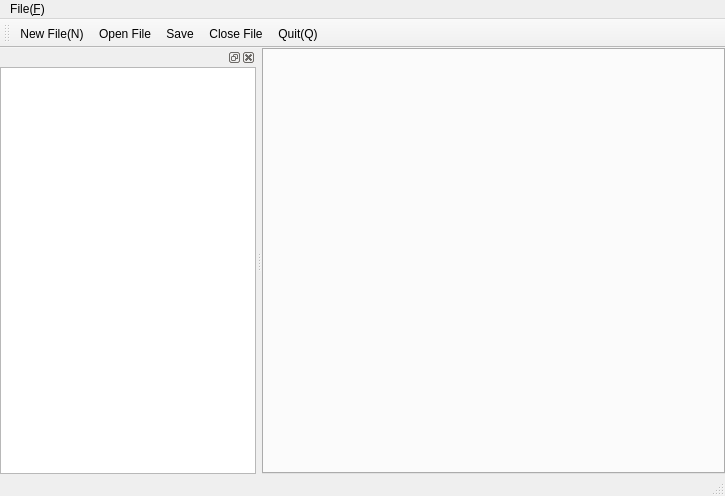
<?xml version="1.0" encoding="UTF-8"?>
<ui version="4.0">
 <class>MainWindow</class>
 <widget class="QMainWindow" name="MainWindow">
  <property name="geometry">
   <rect>
    <x>0</x>
    <y>0</y>
    <width>725</width>
    <height>496</height>
   </rect>
  </property>
  <property name="windowTitle">
   <string>MainWindow</string>
  </property>
  <widget class="QWidget" name="centralWidget">
   <property name="sizePolicy">
    <sizepolicy hsizetype="Minimum" vsizetype="Preferred">
     <horstretch>0</horstretch>
     <verstretch>0</verstretch>
    </sizepolicy>
   </property>
   <layout class="QGridLayout" name="gridLayout">
    <property name="leftMargin">
     <number>0</number>
    </property>
    <property name="topMargin">
     <number>0</number>
    </property>
    <property name="rightMargin">
     <number>0</number>
    </property>
    <property name="bottomMargin">
     <number>0</number>
    </property>
    <property name="spacing">
     <number>0</number>
    </property>
    <item row="0" column="0">
     <widget class="QTabWidget" name="tabWidget">
      <property name="currentIndex">
       <number>-1</number>
      </property>
     </widget>
    </item>
   </layout>
  </widget>
  <widget class="QMenuBar" name="menuBar">
   <property name="geometry">
    <rect>
     <x>0</x>
     <y>0</y>
     <width>725</width>
     <height>25</height>
    </rect>
   </property>
   <widget class="QMenu" name="menu">
    <property name="title">
     <string>File(&amp;F)</string>
    </property>
    <widget class="QMenu" name="menuOpen_Recent">
     <property name="title">
      <string>Open Recent</string>
     </property>
     <addaction name="separator"/>
     <addaction name="aClearItem"/>
    </widget>
    <addaction name="aNewFile"/>
    <addaction name="aOpenFile"/>
    <addaction name="aOpenFolder"/>
    <addaction name="menuOpen_Recent"/>
    <addaction name="aReopenWithEncoding"/>
    <addaction name="separator"/>
    <addaction name="aSave"/>
    <addaction name="aSaveWithEncoding"/>
    <addaction name="aSaveAs"/>
    <addaction name="aSaveAll"/>
    <addaction name="separator"/>
    <addaction name="aCloseFile"/>
    <addaction name="aCloseAllFile"/>
    <addaction name="separator"/>
    <addaction name="aQuit"/>
   </widget>
   <addaction name="menu"/>
  </widget>
  <widget class="QToolBar" name="mainToolBar">
   <attribute name="toolBarArea">
    <enum>TopToolBarArea</enum>
   </attribute>
   <attribute name="toolBarBreak">
    <bool>false</bool>
   </attribute>
   <addaction name="aNewFile"/>
   <addaction name="aOpenFile"/>
   <addaction name="aSave"/>
   <addaction name="aCloseFile"/>
   <addaction name="aQuit"/>
  </widget>
  <widget class="QStatusBar" name="statusBar"/>
  <widget class="QDockWidget" name="dockWidget">
   <property name="enabled">
    <bool>true</bool>
   </property>
   <attribute name="dockWidgetArea">
    <number>1</number>
   </attribute>
   <widget class="QWidget" name="dockWidgetContents">
    <layout class="QGridLayout" name="gridLayout_2">
     <property name="leftMargin">
      <number>0</number>
     </property>
     <property name="topMargin">
      <number>0</number>
     </property>
     <property name="rightMargin">
      <number>0</number>
     </property>
     <property name="bottomMargin">
      <number>0</number>
     </property>
     <property name="spacing">
      <number>0</number>
     </property>
     <item row="0" column="0">
      <widget class="QTreeView" name="treeView"/>
     </item>
    </layout>
   </widget>
  </widget>
  <action name="aNewFile">
   <property name="icon">
    <iconset resource="myResources.qrc">
     <normaloff>:/actions/add.png</normaloff>:/actions/add.png</iconset>
   </property>
   <property name="text">
    <string>New File(&amp;N)</string>
   </property>
   <property name="shortcut">
    <string>Ctrl+N</string>
   </property>
  </action>
  <action name="aOpenFile">
   <property name="icon">
    <iconset resource="myResources.qrc">
     <normaloff>:/actions/fileopen.png</normaloff>:/actions/fileopen.png</iconset>
   </property>
   <property name="text">
    <string>Open File...</string>
   </property>
   <property name="shortcut">
    <string>Ctrl+O</string>
   </property>
  </action>
  <action name="aOpenFolder">
   <property name="icon">
    <iconset resource="myResources.qrc">
     <normaloff>:/actions/document-open.png</normaloff>:/actions/document-open.png</iconset>
   </property>
   <property name="text">
    <string>Open Folder...</string>
   </property>
   <property name="shortcut">
    <string>Ctrl+Shift+O</string>
   </property>
  </action>
  <action name="aReopenWithEncoding">
   <property name="icon">
    <iconset resource="myResources.qrc">
     <normaloff>:/actions/gtk-open.png</normaloff>:/actions/gtk-open.png</iconset>
   </property>
   <property name="text">
    <string>Reopen with Encoding</string>
   </property>
  </action>
  <action name="aSave">
   <property name="icon">
    <iconset resource="myResources.qrc">
     <normaloff>:/actions/filesave.png</normaloff>:/actions/filesave.png</iconset>
   </property>
   <property name="text">
    <string>Save</string>
   </property>
   <property name="shortcut">
    <string>Ctrl+S</string>
   </property>
  </action>
  <action name="aSaveWithEncoding">
   <property name="icon">
    <iconset resource="myResources.qrc">
     <normaloff>:/actions/document-save-as.png</normaloff>:/actions/document-save-as.png</iconset>
   </property>
   <property name="text">
    <string>Save with Encoding</string>
   </property>
  </action>
  <action name="aSaveAs">
   <property name="icon">
    <iconset resource="myResources.qrc">
     <normaloff>:/actions/document-save.png</normaloff>:/actions/document-save.png</iconset>
   </property>
   <property name="text">
    <string>Save As...</string>
   </property>
   <property name="shortcut">
    <string>Ctrl+Shift+S</string>
   </property>
  </action>
  <action name="aSaveAll">
   <property name="text">
    <string>Save All</string>
   </property>
  </action>
  <action name="aCloseFile">
   <property name="icon">
    <iconset resource="myResources.qrc">
     <normaloff>:/actions/window-close.png</normaloff>:/actions/window-close.png</iconset>
   </property>
   <property name="text">
    <string>Close File</string>
   </property>
   <property name="shortcut">
    <string>Ctrl+W</string>
   </property>
  </action>
  <action name="aCloseAllFile">
   <property name="icon">
    <iconset resource="myResources.qrc">
     <normaloff>:/actions/gtk-close.png</normaloff>:/actions/gtk-close.png</iconset>
   </property>
   <property name="text">
    <string>Close All File</string>
   </property>
   <property name="shortcut">
    <string>Ctrl+Shift+W</string>
   </property>
  </action>
  <action name="aQuit">
   <property name="icon">
    <iconset resource="myResources.qrc">
     <normaloff>:/actions/gtk-quit.png</normaloff>:/actions/gtk-quit.png</iconset>
   </property>
   <property name="text">
    <string>Quit(&amp;Q)</string>
   </property>
   <property name="shortcut">
    <string>Ctrl+Q</string>
   </property>
   <property name="visible">
    <bool>true</bool>
   </property>
  </action>
  <action name="aClearItem">
   <property name="icon">
    <iconset resource="myResources.qrc">
     <normaloff>:/actions/editclear.png</normaloff>:/actions/editclear.png</iconset>
   </property>
   <property name="text">
    <string>Clear Item</string>
   </property>
  </action>
 </widget>
 <layoutdefault spacing="6" margin="11"/>
 <resources>
  <include location="myResources.qrc"/>
 </resources>
 <connections/>
</ui>
